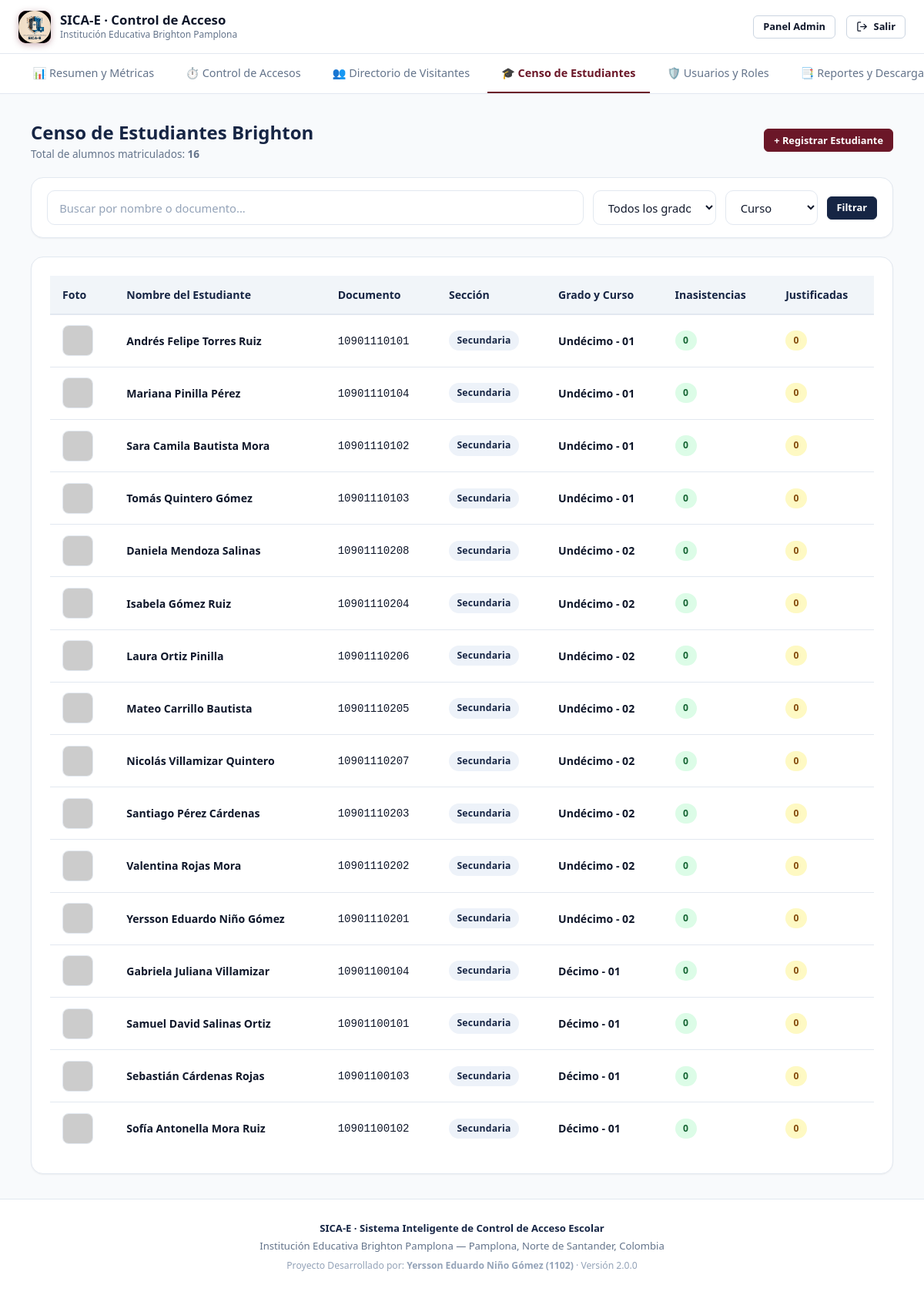
The app's page /portal-admin/estudiantes.php (signed in) with its own data.
### tables this page shows
CREATE TABLE IF NOT EXISTS `students` (
  `id` INT AUTO_INCREMENT PRIMARY KEY,
  `full_name` VARCHAR(120) NOT NULL,
  `document_number` VARCHAR(30) NOT NULL UNIQUE,
  `section` ENUM('primaria', 'secundaria') NOT NULL,
  `grade` VARCHAR(50) NOT NULL,
  `course` VARCHAR(10) NOT NULL,
  `photo_url` TEXT DEFAULT NULL,
  `created_at` TIMESTAMP DEFAULT CURRENT_TIMESTAMP,
  INDEX `idx_student_group` (`section`, `grade`, `course`)
);

### public/includes/auth.php (called while the page is built, shortened)
<?php
class Auth {
    public static function check(): bool {
        return isset($_SESSION['user_id']) && !empty($_SESSION['user_id']);
    }
    public static function user(): ?array {
        return [
            'id' => $_SESSION['user_id'],
            'full_name' => $_SESSION['user_name'] ?? '',
            'email' => $_SESSION['user_email'] ?? '',
            'role' => $_SESSION['user_role'] ?? '',
            'titular_section' => $_SESSION['titular_section'] ?? null,
            'titular_grade' => $_SESSION['titular_grade'] ?? null,
            'titular_course' => $_SESSION['titular_course'] ?? null,
            'phone' => $_SESSION['user_phone'] ?? null,
            'photo_url' => $_SESSION['user_photo'] ?? null,
        ];
    }
}

### public/portal-admin/estudiantes.php (the view, shortened to what this page needs)
<?php
require_once __DIR__ . '/../includes/auth.php';
$activePortal = 'admin';
$db = getDB();
$search = trim($_GET['q'] ?? '');
$sql = "
    SELECT s.*,
           COUNT(CASE WHEN a.status = 'ausente' THEN 1 END) as inasistencias,
           COUNT(CASE WHEN a.status = 'justificada' THEN 1 END) as justificadas
    FROM students s
    LEFT JOIN attendance a ON a.student_id = s.id
    WHERE 1=1
";
$params = [];
$sql .= " GROUP BY s.id ORDER BY s.grade DESC, s.course ASC, s.full_name ASC";
$stmt = $db->prepare($sql);
$stmt->execute($params);
$students = $stmt->fetchAll();
require_once __DIR__ . '/../includes/header.php';
?>
<nav class="nav-tabs">
  <a href="<?= BASE_URL ?>/portal-admin/" class="nav-tab-item">
    📊 Resumen y Métricas
  </a>
  <a href="<?= BASE_URL ?>/portal-admin/accesos.php" class="nav-tab-item">
    ⏱️ Control de Accesos
  </a>
  <a href="<?= BASE_URL ?>/portal-admin/visitantes.php" class="nav-tab-item">
    👥 Directorio de Visitantes
  </a>
  <a href="<?= BASE_URL ?>/portal-admin/estudiantes.php" class="nav-tab-item active">
    🎓 Censo de Estudiantes
  </a>
  <a href="<?= BASE_URL ?>/portal-admin/usuarios.php" class="nav-tab-item">
    🛡️ Usuarios y Roles
  </a>
  <a href="<?= BASE_URL ?>/portal-admin/reportes.php" class="nav-tab-item">
    📑 Reportes y Descargas
  </a>
</nav>
<main style="flex:1; padding: 2rem 1rem;">
  <div class="container container-lg">
    <div class="quick-toolbar">
      <div>
        <h2 style="font-size:1.5rem; font-weight:800; color:var(--navy);">
          Censo de Estudiantes Brighton
        </h2>
        <p style="font-size:0.85rem; color:var(--text-muted);">
          Total de alumnos matriculados: <strong><?= count($students) ?></strong>
        </p>
      </div>
      <button type="button" class="btn btn-wine btn-sm" onclick="document.getElementById('modalNewStudent').classList.add('active')">
        + Registrar Estudiante
      </button>
    </div>
    <div class="card" style="margin-bottom:1.5rem; padding:1rem 1.25rem;">
      <form method="GET" style="display:flex; flex-wrap:wrap; gap:0.75rem; align-items:center;">
        <div style="flex:1; min-width:240px;">
          <input type="text" name="q" class="form-input" placeholder="Buscar por nombre o documento..." value="<?= htmlspecialchars($search) ?>">
        </div>
        <div style="width:160px;">
          <select name="grade" class="form-select">
            <option value="">Todos los grados</option>
          </select>
        </div>
        <div style="width:120px;">
          <select name="course" class="form-select">
            <option value="">Curso</option>
          </select>
        </div>
        <button type="submit" class="btn btn-navy btn-sm">Filtrar</button>
      </form>
    </div>
    <div class="card">
      <div class="table-responsive">
        <table class="data-table">
          <thead>
            <tr>
              <th>Foto</th>
              <th>Nombre del Estudiante</th>
              <th>Documento</th>
              <th>Sección</th>
              <th>Grado y Curso</th>
              <th>Inasistencias</th>
              <th>Justificadas</th>
            </tr>
          </thead>
          <tbody>
            <?php if (empty($students)): ?>
              <tr>
                <td colspan="7" style="text-align:center; padding:2rem; color:var(--text-muted);">
                  No hay estudiantes registrados para los filtros indicados.
                </td>
              </tr>
            <?php else: ?>
              <?php foreach ($students as $st): ?>
                <tr>
                  <td>
                    <img src="<?= htmlspecialchars($st['photo_url'] ?: 'https://api.dicebear.com/9.x/avataaars/svg?seed=' . urlencode($st['full_name'])) ?>"
                         alt="Foto"
                         style="width:40px; height:40px; border-radius:8px; object-fit:cover; border:1px solid var(--border);">
                  </td>
                  <td><strong><?= htmlspecialchars($st['full_name']) ?></strong></td>
                  <td><code><?= htmlspecialchars($st['document_number']) ?></code></td>
                  <td><span class="badge badge-navy"><?= ucfirst($st['section']) ?></span></td>
                  <td>
                    <strong><?= htmlspecialchars($st['grade']) ?> - <?= htmlspecialchars($st['course']) ?></strong>
                  </td>
                  <td>
                    <span class="badge <?= $st['inasistencias'] > 0 ? 'badge-danger' : 'badge-success' ?>">
                      <?= $st['inasistencias'] ?>
                    </span>
                  </td>
                  <td>
                    <span class="badge badge-warning">
                      <?= $st['justificadas'] ?>
                    </span>
                  </td>
                </tr>
              <?php endforeach; ?>
            <?php endif; ?>
          </tbody>
        </table>
      </div>
    </div>
  </div>
</main>
<?php require_once __DIR__ . '/../includes/footer.php'; ?>

### public/includes/header.php (shortened to what this page needs)
<?php
require_once __DIR__ . '/../includes/auth.php';
$activePortal = $activePortal ?? '';
$currentUser = Auth::user();
?>
<!DOCTYPE html>
<html lang="es">
<head>
  <link rel="stylesheet" href="<?= BASE_URL ?>/assets/css/main.css">
  <link rel="stylesheet" href="<?= BASE_URL ?>/assets/css/components.css">
  <link rel="stylesheet" href="<?= BASE_URL ?>/assets/css/portals.css">
</head>
<body>
<header class="site-header">
  <div class="header-inner">
    <a href="<?= BASE_URL ?>/" class="brand-link">
      <div class="brand-logo-badge">
        <?php if (file_exists(ROOT_PATH . '/assets/img/logo.png')): ?>
          <img src="<?= BASE_URL ?>/assets/img/logo.png" alt="Logo SICA-E">
        <?php else: ?>
          B
        <?php endif; ?>
      </div>
      <div class="brand-text">
        <h1><?= APP_NAME ?> · Control de Acceso</h1>
        <p><?= INSTITUTION_NAME ?></p>
      </div>
    </a>
    <div style="display:flex; align-items:center; gap:0.85rem;">
      <?php if ($currentUser): ?>
        <?php if ($currentUser['role'] === 'admin'): ?>
          <a href="<?= BASE_URL ?>/portal-admin/" class="btn btn-sm btn-outline <?= $activePortal === 'admin' ? 'btn-wine' : '' ?>">
            Panel Admin
          </a>
        <?php else: ?>
          <a href="<?= BASE_URL ?>/portal-docentes/" class="btn btn-sm btn-outline <?= $activePortal === 'docentes' ? 'btn-navy' : '' ?>">
            Portal Docente
          </a>
        <?php endif; ?>
        <a href="<?= BASE_URL ?>/logout.php" class="btn btn-sm btn-outline" title="Cerrar Sesión">
          <svg width="15" height="15" viewBox="0 0 24 24" fill="none" stroke="currentColor" stroke-width="2" stroke-linecap="round" stroke-linejoin="round"><path d="M9 21H5a2 2 0 0 1-2-2V5a2 2 0 0 1 2-2h4"></path><polyline points="16 17 21 12 16 7"></polyline><line x1="21" y1="12" x2="9" y2="12"></line></svg>
          Salir
        </a>
      <?php endif; ?>
    </div>
  </div>
</header>

### public/includes/footer.php (shortened to what this page needs)
<footer class="site-footer">
  <div class="container">
    <p style="font-weight:600; color:var(--navy);">
      <?= APP_NAME ?> · <?= APP_FULL_NAME ?>
    </p>
    <p>
      <?= INSTITUTION_NAME ?> — Pamplona, Norte de Santander, Colombia
    </p>
    <p style="font-size:0.76rem; color:var(--text-light); margin-top:0.4rem;">
      Proyecto Desarrollado por: <strong><?= AUTHOR_NAME ?></strong> · Versión <?= APP_VERSION ?>
    </p>
  </div>
</footer>
</body>
</html>

### public/assets/css/main.css (style rules this page uses)
:root { --wine: #6B1728; --wine-hover: #50111e; --wine-light: #fdf2f4; --wine-border: #f3c2c9; --navy: #162544; --navy-hover: #0d172c; --navy-light: #edf2f9; --navy-border: #bccde3; --gold: #d97706; --gold-light: #fef3c7; --success: #16a34a; --success-light: #dcfce7; --warning: #eab308; --warning-light: #fef9c3; --danger: #dc2626; --danger-light: #fee2e2; --info: #0284c7; --info-light: #e0f2fe; --bg-main: #f8fafc; --bg-card: #ffffff; --bg-muted: #f1f5f9; --text-main: #0f172a; --text-muted: #64748b; --text-light: #94a3b8; --border: #e2e8f0; --border-strong: #cbd5e1; --shadow-sm: 0 1px 2px 0 rgb(0 0 0 / 0.05); --shadow-md: 0 4px 6px -1px rgb(0 0 0 / 0.08), 0 2px 4px -2px rgb(0 0 0 / 0.05); --shadow-lg: 0 10px 15px -3px rgb(0 0 0 / 0.08), 0 4px 6px -4px rgb(0 0 0 / 0.04); --shadow-xl: 0 20px 25px -5px rgb(0 0 0 / 0.1), 0 8px 10px -6px rgb(0 0 0 / 0.06); --radius-sm: 6px; --radius-md: 10px; --radius-lg: 16px; --radius-full: 9999px; --font-sans: system-ui, -apple-system, BlinkMacSystemFont, 'Segoe UI', Roboto, Helvetica, Arial, sans-serif; }
*, *::before, *::after { box-sizing: border-box; margin: 0; padding: 0; }
body { font-family: var(--font-sans); background-color: var(--bg-main); color: var(--text-main); line-height: 1.5; -webkit-font-smoothing: antialiased; min-height: 100vh; display: flex; flex-direction: column; }
a { color: inherit; text-decoration: none; }
img, svg, video, canvas { display: block; max-width: 100%; }
button, input, select, textarea { font: inherit; }
.container { width: 100%; max-width: 1200px; margin: 0 auto; padding: 0 1.5rem; }
.container-lg { max-width: 1360px; }
.site-header { background: var(--bg-card); border-bottom: 1px solid var(--border); position: sticky; top: 0; z-index: 40; backdrop-filter: blur(8px); }
.header-inner { display: flex; align-items: center; justify-content: space-between; padding: 0.85rem 1.5rem; max-width: 1280px; margin: 0 auto; }
.brand-link { display: flex; align-items: center; gap: 0.75rem; }
.brand-logo-badge { width: 42px; height: 42px; border-radius: var(--radius-md); background: var(--wine); color: #ffffff; display: flex; align-items: center; justify-content: center; font-weight: 800; font-size: 1.25rem; box-shadow: 0 2px 8px rgba(107, 23, 40, 0.35); overflow: hidden; }
.brand-logo-badge img { width: 100%; height: 100%; object-fit: cover; }
.brand-text h1 { font-size: 1.05rem; font-weight: 700; color: var(--text-main); line-height: 1.2; }
.brand-text p { font-size: 0.75rem; color: var(--text-muted); }
.nav-tabs { display: flex; gap: 0.25rem; border-bottom: 1px solid var(--border); background: var(--bg-card); padding: 0 1.5rem; overflow-x: auto; }
.nav-tab-item { display: inline-flex; align-items: center; gap: 0.5rem; padding: 0.85rem 1.15rem; font-size: 0.9rem; font-weight: 500; color: var(--text-muted); border-bottom: 2.5px solid transparent; transition: all 0.15s ease; white-space: nowrap; }
.nav-tab-item.active { color: var(--wine); border-bottom-color: var(--wine); font-weight: 600; }
.site-footer { margin-top: auto; border-top: 1px solid var(--border); background: var(--bg-card); padding: 1.5rem 0; font-size: 0.82rem; color: var(--text-muted); text-align: center; }
.site-footer p { margin: 0.25rem 0; }
.card { background: var(--bg-card); border: 1px solid var(--border); border-radius: var(--radius-lg); box-shadow: var(--shadow-sm); padding: 1.5rem; transition: box-shadow 0.2s ease, border-color 0.2s ease; }

### public/assets/css/portals.css (style rules this page uses)
.quick-toolbar { display: flex; align-items: center; justify-content: space-between; flex-wrap: wrap; gap: 0.75rem; margin-bottom: 1.25rem; }

### records on screen
students: full_name "Andrés Felipe Torres Ruiz", document_number "10901110101", section "Secundaria", grade "Undécimo", course "01", inasistencias "0", justificadas "0"
students: full_name "Mariana Pinilla Pérez", document_number "10901110104", section "Secundaria", grade "Undécimo", course "01", inasistencias "0", justificadas "0"
students: full_name "Sara Camila Bautista Mora", document_number "10901110102", section "Secundaria", grade "Undécimo", course "01", inasistencias "0", justificadas "0"
students: full_name "Tomás Quintero Gómez", document_number "10901110103", section "Secundaria", grade "Undécimo", course "01", inasistencias "0", justificadas "0"
students: full_name "Daniela Mendoza Salinas", document_number "10901110208", section "Secundaria", grade "Undécimo", course "02", inasistencias "0", justificadas "0"
students: full_name "Isabela Gómez Ruiz", document_number "10901110204", section "Secundaria", grade "Undécimo", course "02", inasistencias "0", justificadas "0"
students: full_name "Laura Ortiz Pinilla", document_number "10901110206", section "Secundaria", grade "Undécimo", course "02", inasistencias "0", justificadas "0"
students: full_name "Mateo Carrillo Bautista", document_number "10901110205", section "Secundaria", grade "Undécimo", course "02", inasistencias "0", justificadas "0"
students: full_name "Nicolás Villamizar Quintero", document_number "10901110207", section "Secundaria", grade "Undécimo", course "02", inasistencias "0", justificadas "0"
students: full_name "Santiago Pérez Cárdenas", document_number "10901110203", section "Secundaria", grade "Undécimo", course "02", inasistencias "0", justificadas "0"
students: full_name "Valentina Rojas Mora", document_number "10901110202", section "Secundaria", grade "Undécimo", course "02", inasistencias "0", justificadas "0"
students: full_name "Yersson Eduardo Niño Gómez", document_number "10901110201", section "Secundaria", grade "Undécimo", course "02", inasistencias "0", justificadas "0"
students: full_name "Gabriela Juliana Villamizar", document_number "10901100104", section "Secundaria", grade "Décimo", course "01", inasistencias "0", justificadas "0"
students: full_name "Samuel David Salinas Ortiz", document_number "10901100101", section "Secundaria", grade "Décimo", course "01", inasistencias "0", justificadas "0"
students: full_name "Sebastián Cárdenas Rojas", document_number "10901100103", section "Secundaria", grade "Décimo", course "01", inasistencias "0", justificadas "0"
students: full_name "Sofía Antonella Mora Ruiz", document_number "10901100102", section "Secundaria", grade "Décimo", course "01", inasistencias "0", justificadas "0"

### other values on screen
APP_NAME "SICA-E"
INSTITUTION_NAME "Institución Educativa Brighton Pamplona"
count($students) "16"
APP_FULL_NAME "Sistema Inteligente de Control de Acceso Escolar"
AUTHOR_NAME "Yersson Eduardo Niño Gómez (1102)"
APP_VERSION "2.0.0"
